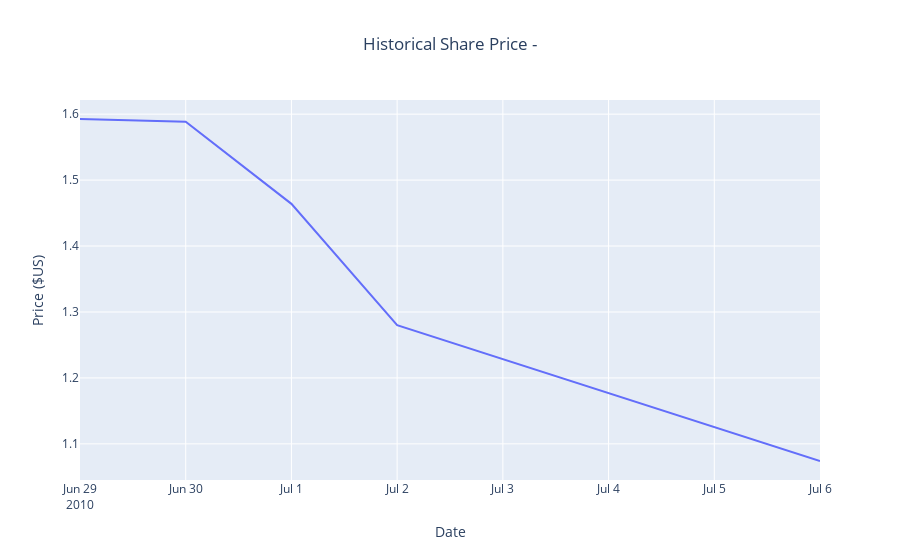
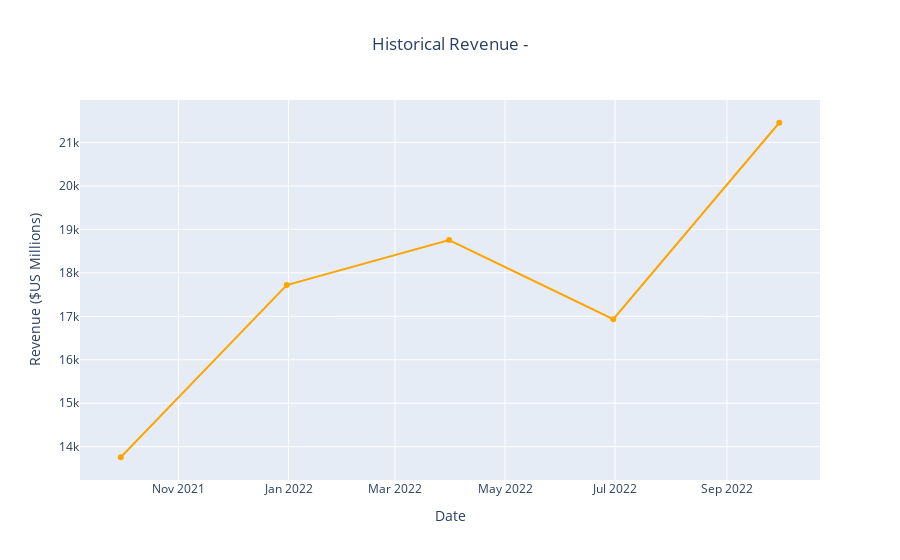

Here is the notebook cell these charts were saved with, in order:
### Code cell
import plotly.graph_objects as go
from plotly.subplots import make_subplots
import pandas as pd

# Assuming your DataFrames are named 'stock_data_1', 'revenue_data_1', 'stock_data_2', and 'revenue_data_2'
stock_data_1 = pd.DataFrame({
    'Date': ['2010-06-29 00:00:00-04:00', '2010-06-30 00:00:00-04:00', '2010-07-01 00:00:00-04:00', '2010-07-02 00:00:00-04:00', '2010-07-06 00:00:00-04:00'],
    'Open': [1.266667, 1.719333, 1.666667, 1.533333, 1.333333],
    'High': [1.666667, 2.028000, 1.728000, 1.540000, 1.333333],
    'Low': [1.169333, 1.553333, 1.351333, 1.247333, 1.055333],
    'Close': [1.592667, 1.588667, 1.464000, 1.280000, 1.074000],
    'Volume': [281494500, 257806500, 123282000, 77097000, 103003500],
    'Dividends': [0.0, 0.0, 0.0, 0.0, 0.0],
    'Stock Splits': [0.0, 0.0, 0.0, 0.0, 0.0]
})

revenue_data_1 = pd.DataFrame({
    'Date': ['2022-09-30', '2022-06-30', '2022-03-31', '2021-12-31', '2021-09-30'],
    'Revenue': ['$21,454', '$16,934', '$18,756', '$17,719', '$13,757']
})

# Clean the 'Revenue' column by removing commas and dollar signs
revenue_data_1['Revenue'] = revenue_data_1['Revenue'].replace('[\$,]', '', regex=True).astype(float)

# Assuming 'stock_data_2' and 'revenue_data_2' are the dataframes for the second stock and its revenue
# Follow the same cleaning process for 'revenue_data_2'

stock_data_2 = pd.DataFrame({
    # Add the data for the second stock here
})

revenue_data_2 = pd.DataFrame({
    # Add the data for the second stock's revenue here
})

def make_stock_graph(stock_data, title, yaxis_title):
    fig = go.Figure()
    fig.add_trace(go.Scatter(x=pd.to_datetime(stock_data['Date']), y=stock_data['Close'], mode='lines', name="Share Price"))
    fig.update_layout(title_text=title, xaxis_title='Date', yaxis_title=yaxis_title, title_x=0.5)
    fig.show()

def make_revenue_graph(revenue_data, title, yaxis_title):
    fig = go.Figure()
    fig.add_trace(go.Scatter(x=pd.to_datetime(revenue_data['Date']), y=revenue_data['Revenue'],
                             mode='lines+markers', name="Revenue", line=dict(color='orange')))
    fig.update_layout(title_text=title, xaxis_title='Date', yaxis_title=yaxis_title, title_x=0.5)
    fig.show()

# Call the functions with the respective data
make_stock_graph(stock_data_1, 'Historical Share Price - ', 'Price ($US)')
make_revenue_graph(revenue_data_1, 'Historical Revenue - ', 'Revenue ($US Millions)')

# Call the functions for the second stock
make_stock_graph(stock_data_2, 'Historical Share Price - ', 'Price ($US)')
make_revenue_graph(revenue_data_2, 'Historical Revenue - ', 'Revenue ($US Millions)')

### Figure 1 — Plotly figure (JSON) as saved in the notebook; plotly's stock layout.template omitted (floating-point values rounded to 4 significant figures)
{"data": [{"mode": "lines", "name": "Share Price", "type": "scatter", "x": ["2010-06-29T00:00:00-04:00", "2010-06-30T00:00:00-04:00", "2010-07-01T00:00:00-04:00", "2010-07-02T00:00:00-04:00", "2010-07-06T00:00:00-04:00"], "y": [1.593, 1.589, 1.464, 1.28, 1.074]}], "layout": {"title": {"text": "Historical Share Price - ", "x": 0.5}, "xaxis": {"title": {"text": "Date"}}, "yaxis": {"title": {"text": "Price ($US)"}}}}

### Figure 2 — Plotly figure (JSON) as saved in the notebook; plotly's stock layout.template omitted (floating-point values rounded to 4 significant figures)
{"data": [{"line": {"color": "orange"}, "mode": "lines+markers", "name": "Revenue", "type": "scatter", "x": ["2022-09-30T00:00:00", "2022-06-30T00:00:00", "2022-03-31T00:00:00", "2021-12-31T00:00:00", "2021-09-30T00:00:00"], "y": [21454, 16934, 18756, 17719, 13757]}], "layout": {"title": {"text": "Historical Revenue - ", "x": 0.5}, "xaxis": {"title": {"text": "Date"}}, "yaxis": {"title": {"text": "Revenue ($US Millions)"}}}}
